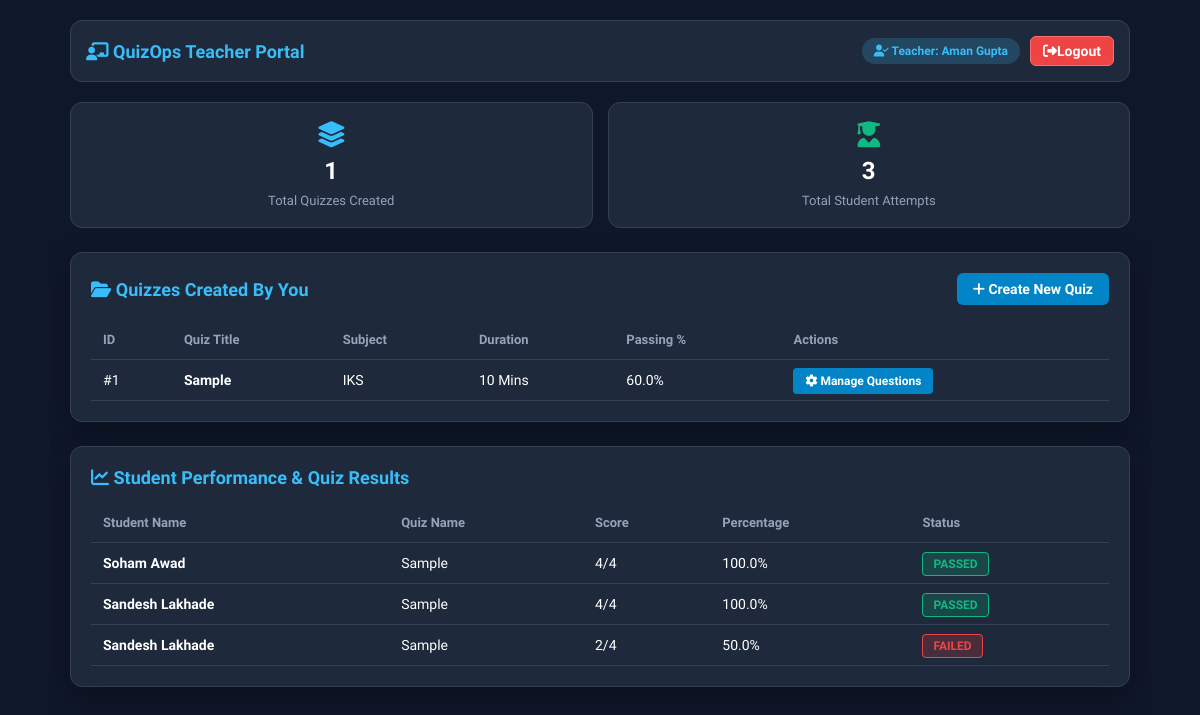
Page /teacher/dashboard (signed in) on the committed database.
### app.py (models this page shows)
class User(UserMixin, db.Model):
    id = db.Column(db.Integer, primary_key=True)
    username = db.Column(db.String(150), unique=True, nullable=False)
    email = db.Column(db.String(150), unique=True, nullable=False)
    password = db.Column(db.String(150), nullable=False)
    role = db.Column(db.String(50), nullable=False) # Student, Teacher, Admin

class Quiz(db.Model):
    id = db.Column(db.Integer, primary_key=True)
    title = db.Column(db.String(150), nullable=False)
    subject = db.Column(db.String(100), nullable=False)
    duration = db.Column(db.Integer, nullable=False) # In minutes
    pass_mark = db.Column(db.Float, nullable=False) # Passing Percentage
    teacher_id = db.Column(db.Integer, db.ForeignKey('user.id'), nullable=False)

class Result(db.Model):
    id = db.Column(db.Integer, primary_key=True)
    user_id = db.Column(db.Integer, db.ForeignKey('user.id'), nullable=False)
    quiz_id = db.Column(db.Integer, db.ForeignKey('quiz.id'), nullable=False)
    quiz_title = db.Column(db.String(150), nullable=False)
    score = db.Column(db.Integer, nullable=False)
    total_questions = db.Column(db.Integer, nullable=False)
    percentage = db.Column(db.Float, nullable=False)
    status = db.Column(db.String(20), nullable=False) # Pass or Fail
    date_taken = db.Column(db.String(50), nullable=False)
    user = db.relationship('User', backref='results')

### app.py (the view)
@app.route('/teacher/dashboard')
@login_required
def teacher_dashboard():
    quizzes = Quiz.query.filter_by(teacher_id=current_user.id).all()
    quiz_ids = [q.id for q in quizzes]
    results = Result.query.filter(Result.quiz_id.in_(quiz_ids)).order_by(Result.id.desc()).all()
    return render_template('teacher_dashboard.html',
                           quizzes=quizzes,
                           results=results)

### app.py (called while the page is built)
@login_manager.user_loader
def load_user(user_id):
    return User.query.get(int(user_id))

### templates/teacher_dashboard.html (shortened to what this page needs)
<!DOCTYPE html>
<html lang="en">
<head>
    <link rel="stylesheet" href="https://cdnjs.cloudflare.com/ajax/libs/font-awesome/6.4.0/css/all.min.css">
    <link rel="stylesheet" href="{{ url_for('static', filename='css/style.css') }}">
</head>
<body>
    <div class="container" style="max-width: 1100px; margin: auto; padding: 20px;">
        <div class="navbar" style="display:flex; justify-content: space-between; align-items:center; background:#1e293b; padding:15px; border-radius:12px; margin-bottom:20px; flex-wrap:wrap; gap:10px; border:1px solid #334155;">
            <div style="font-size:18px; font-weight:bold; color:#38bdf8;">
                <i class="fa-solid fa-chalkboard-user"></i> QuizOps Teacher Portal
            </div>
            <div style="display:flex; align-items:center; gap:10px;">
                <span class="badge" style="background:rgba(56,189,248,0.2); color:#38bdf8; padding:6px 12px; border-radius:20px; font-weight:bold;">
                    <i class="fa-solid fa-user-check"></i> Teacher: {{ current_user.username }}
                </span>
                <a href="{{ url_for('logout') }}" class="btn-danger" style="background:#ef4444; color:#fff; padding:6px 12px; border-radius:6px; text-decoration:none; font-size:14px; font-weight:bold;">
                    <i class="fa-solid fa-right-from-bracket"></i> Logout
                </a>
            </div>
        </div>
        <div style="display: grid; grid-template-columns: repeat(auto-fit, minmax(220px, 1fr)); gap: 15px; margin-bottom: 24px;">
            <div style="background: #1e293b; padding: 18px; border-radius: 12px; border: 1px solid #334155; text-align: center;">
                <i class="fa-solid fa-layer-group" style="font-size: 26px; color: #38bdf8; margin-bottom: 5px;"></i>
                <h3 style="margin: 5px 0; font-size: 24px; color: #fff;">{{ quizzes|length }}</h3>
                <span style="color: #94a3b8; font-size: 13px; font-weight: 500;">Total Quizzes Created</span>
            </div>
            <div style="background: #1e293b; padding: 18px; border-radius: 12px; border: 1px solid #334155; text-align: center;">
                <i class="fa-solid fa-user-graduate" style="font-size: 26px; color: #10b981; margin-bottom: 5px;"></i>
                <h3 style="margin: 5px 0; font-size: 24px; color: #fff;">{{ results|length if results else 0 }}</h3>
                <span style="color: #94a3b8; font-size: 13px; font-weight: 500;">Total Student Attempts</span>
            </div>
        </div>
        <div class="glass-card" style="background:#1e293b; padding:20px; border-radius:12px; border:1px solid #334155; margin-bottom:24px;">
            <div style="display:flex; justify-content:space-between; align-items:center; margin-bottom:15px; flex-wrap:wrap; gap:10px;">
                <h2 class="header-title" style="font-size:18px; color:#38bdf8; margin:0;">
                    <i class="fa-solid fa-folder-open"></i> Quizzes Created By You
                </h2>
                <a href="{{ url_for('create_quiz') }}" style="background:#0284c7; color:#fff; padding:8px 16px; border-radius:6px; text-decoration:none; font-weight:bold; font-size:14px; display:inline-block;">
                    <i class="fa-solid fa-plus"></i> Create New Quiz
                </a>
            </div>
            <div style="overflow-x: auto;">
                <table class="custom-table" style="width:100%; border-collapse: collapse; text-align: left; color:#fff;">
                    <thead>
                        <tr style="border-bottom: 1px solid #334155; color: #94a3b8;">
                            <th style="padding: 12px;">ID</th>
                            <th style="padding: 12px;">Quiz Title</th>
                            <th style="padding: 12px;">Subject</th>
                            <th style="padding: 12px;">Duration</th>
                            <th style="padding: 12px;">Passing %</th>
                            <th style="padding: 12px;">Actions</th>
                        </tr>
                    </thead>
                    <tbody>
                        {% for q in quizzes %}
                        <tr style="border-bottom: 1px solid #334155;">
                            <td style="padding: 12px;">#{{ q.id }}</td>
                            <td style="padding: 12px;"><b>{{ q.title }}</b></td>
                            <td style="padding: 12px;">{{ q.subject }}</td>
                            <td style="padding: 12px;">{{ q.duration }} Mins</td>
                            <td style="padding: 12px;">{{ q.pass_mark }}%</td>
                            <td style="padding: 12px;">
                                <a href="{{ url_for('manage_questions', quiz_id=q.id) }}" style="background:#0284c7; color:#fff; padding:6px 12px; border-radius:4px; text-decoration:none; font-size:12px; font-weight:bold;">
                                    <i class="fa-solid fa-gear"></i> Manage Questions
                                </a>
                            </td>
                        </tr>
                        {% endfor %}
                    </tbody>
                </table>
            </div>
        </div>
        <div class="glass-card" style="background:#1e293b; padding:20px; border-radius:12px; border:1px solid #334155; margin-bottom:24px;">
            <div style="display:flex; justify-content:space-between; align-items:center; margin-bottom:15px;">
                <h2 class="header-title" style="font-size:18px; color:#38bdf8; margin:0;">
                    <i class="fa-solid fa-chart-line"></i> Student Performance & Quiz Results
                </h2>
            </div>
            <div style="overflow-x: auto;">
                <table class="custom-table" style="width:100%; border-collapse: collapse; text-align: left; color:#fff;">
                    <thead>
                        <tr style="border-bottom: 1px solid #334155; color: #94a3b8;">
                            <th style="padding: 12px;">Student Name</th>
                            <th style="padding: 12px;">Quiz Name</th>
                            <th style="padding: 12px;">Score</th>
                            <th style="padding: 12px;">Percentage</th>
                            <th style="padding: 12px;">Status</th>
                        </tr>
                    </thead>
                    <tbody>
                        {% for res in results %}
                        <tr style="border-bottom: 1px solid #334155;">
                            <td style="padding: 12px;">
                                <b>
                                    {% if res.user and res.user.name %}
                                        {{ res.user.name }}
                                    {% elif res.user and res.user.username %}
                                        {{ res.user.username }}
                                    {% elif res.student_name %}
                                        {{ res.student_name }}
                                    {% else %}
                                        Student
                                    {% endif %}
                                </b>
                            </td>
                            <td style="padding: 12px;">{{ res.quiz_title }}</td>
                            <td style="padding: 12px;">{{ res.score }}/{{ res.total_questions }}</td>
                            <td style="padding: 12px;">{{ "%.1f"|format(res.percentage) }}%</td>
                            <td style="padding: 12px;">
                                {% if res.status == 'PASSED' or res.percentage >= 80 %}
                                    <span style="background:rgba(16, 185, 129, 0.2); color:#10b981; padding:4px 10px; border-radius:4px; font-size:12px; font-weight:bold; border:1px solid #10b981;">PASSED</span>
                                {% else %}
                                    <span style="background:rgba(239, 68, 68, 0.2); color:#ef4444; padding:4px 10px; border-radius:4px; font-size:12px; font-weight:bold; border:1px solid #ef4444;">FAILED</span>
                                {% endif %}
                            </td>
                        </tr>
                        {% endfor %}
                    </tbody>
                </table>
            </div>
        </div>
    </div>
</body>
</html>

### static/css/style.css (style rules this page uses)
:root { --bg-primary: #0f172a; --bg-card: #1e293b; --accent-blue: #38bdf8; --accent-purple: #818cf8; --accent-green: #34d399; --accent-red: #f87171; --text-primary: #f8fafc; --text-secondary: #94a3b8; --border-color: #334155; --glass-bg: rgba(30, 41, 59, 0.7); }
* { margin: 0; padding: 0; box-sizing: border-box !important; font-family: 'Plus Jakarta Sans', sans-serif; }
html, body { width: 100%; max-width: 100vw; overflow-x: hidden; background-color: var(--bg-primary); color: var(--text-primary); min-height: 100vh; }
.glass-card, .card { background: var(--glass-bg); backdrop-filter: blur(12px); -webkit-backdrop-filter: blur(12px); border: 1px solid var(--border-color); border-radius: 16px; padding: 24px; box-shadow: 0 10px 30px rgba(0, 0, 0, 0.3); transition: transform 0.2s ease, border-color 0.2s ease; width: 100%; }
.main-content, .container { flex: 1; padding: 32px; overflow-y: auto; width: 100%; max-width: 1200px; margin: 0 auto; }
.header-title { font-size: 28px; font-weight: 700; margin-bottom: 6px; }
.btn-danger { background: rgba(248, 113, 113, 0.2); border: 1px solid var(--accent-red); color: var(--accent-red); padding: 10px 18px; border-radius: 8px; font-size: 13px; font-weight: 600; cursor: pointer; text-decoration: none; display: inline-flex; align-items: center; justify-content: center; }
.custom-table, table { width: 100%; min-width: 550px; border-collapse: collapse; text-align: left; }
.custom-table th, table th { padding: 14px 16px; color: var(--text-secondary); font-size: 13px; font-weight: 600; border-bottom: 1px solid var(--border-color); white-space: nowrap; }
.custom-table td, table td { padding: 16px; border-bottom: 1px solid var(--border-color); font-size: 14px; white-space: nowrap; }
.badge { padding: 4px 10px; border-radius: 20px; font-size: 12px; font-weight: 600; display: inline-block; }
div[style*="overflow-x: auto"] { width: 100%; overflow-x: auto !important; -webkit-overflow-scrolling: touch; }
table.custom-table { white-space: nowrap; }

### rows in the picture
User: username "Aman Gupta"
Quiz: id "1", title "Sample", subject "IKS", duration "10", pass_mark "60.0"
Result: user.username "Soham Awad", quiz_title "Sample", score "4", total_questions "4", percentage "100.0", status "PASSED"
Result: user.username "Sandesh Lakhade", quiz_title "Sample", score "4", total_questions "4", percentage "100.0", status "PASSED"
Result: user.username "Sandesh Lakhade", quiz_title "Sample", score "2", total_questions "4", percentage "50.0", status "FAILED"

### other values in the picture
{{ quizzes|length }} "1"
{{ results|length if results else 0 }} "3"
